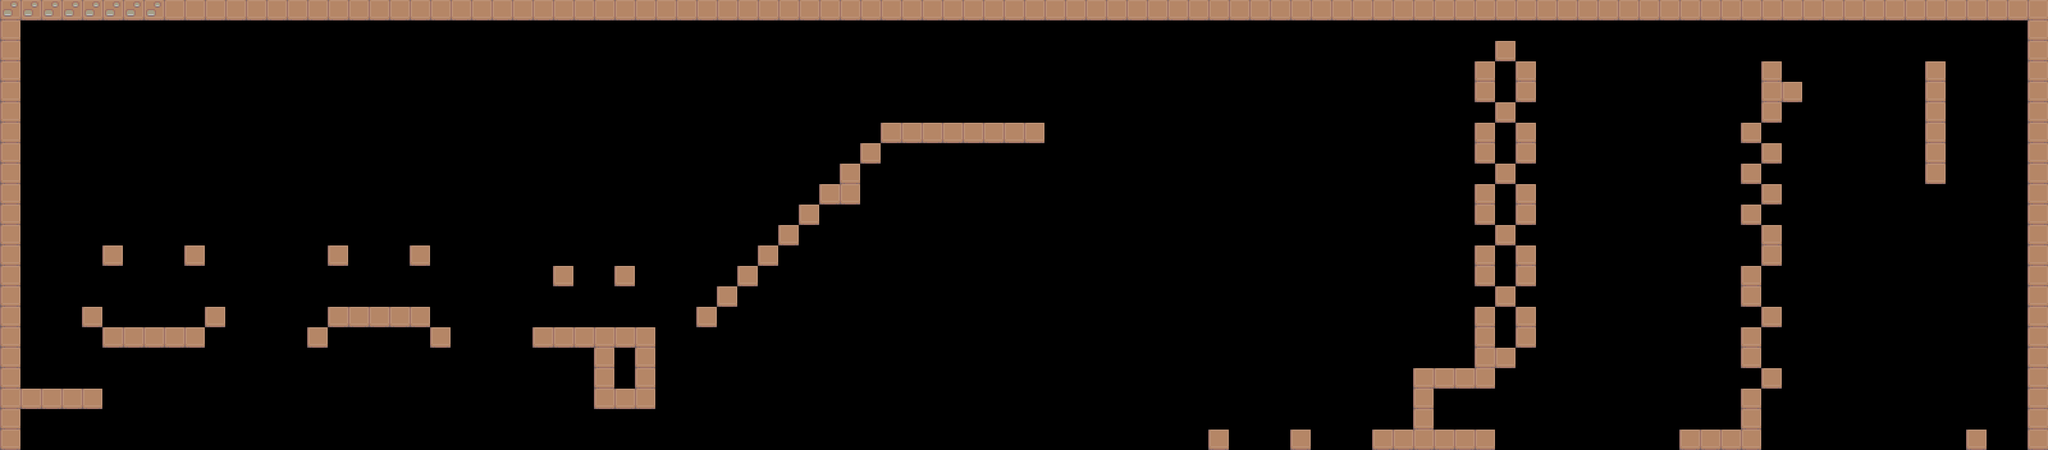

Below is a game level as drawn by its tile map, then a one-line description and the .tmx that defines it (tile-layer data replaced by summaries):
An orthogonal 100x22 tile map with 32x32 px tiles, 1 tile layer (Tile Layer 1), 1 hidden layer not drawn, 3 tilesets.

<map version="1.0" orientation="orthogonal" renderorder="right-down" width="100" height="22" tilewidth="32" tileheight="32" nextobjectid="12">
 <tileset firstgid="1" name="ground_1x1" tilewidth="32" tileheight="32" tilecount="25" columns="25">
  <image source="../tiles/ground_1x1.png" width="800" height="32" />
  <tile id="1">
   <properties>
    <property name="bounce" value="1" />
   </properties>
  </tile>
 </tileset>
 <tileset firstgid="26" name="walls_1x2" tilewidth="32" tileheight="64" tilecount="8" columns="8">
  <image source="../tiles/walls_1x2.png" width="256" height="64" />
 </tileset>
 <tileset firstgid="34" name="tiles2" tilewidth="70" tileheight="70" tilecount="156" columns="12">
  <image source="../tiles/tiles2.png" width="840" height="910" />
 </tileset>
 <imagelayer name="Image Layer 1" x="39" y="107" visible="0" offsetx="39" offsety="107">
  <image source="../../sprites/bunny.png" trans="55ffff" />
  <properties>
   <property name="alpha" value="0.8" />
   <property name="x" value="300" />
  </properties>
 </imagelayer>
 <layer name="Tile Layer 1" width="100" height="22">
  <properties>
   <property name="collides" value="true" />
  </properties>
  <data>[2200 cells, 268 non-empty, 2 distinct tile ids]</data>
 </layer>
</map>
